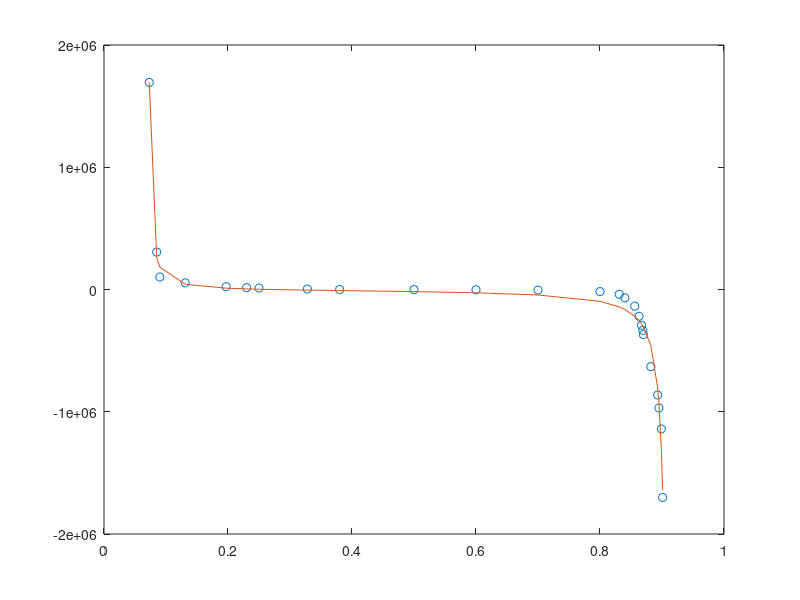

Write the MATLAB code that produced this figure.
% data1: sea-water Pc, table 4, reservoir
data{1}=[0.073 249
0.085 45
0.09 15
0.131 8
0.197 3.33
0.23 2.22
0.25 1.79
0.328 0.6
0.38 0
0.5 -0.1
0.6 -0.3
0.7 -0.7
0.8 -2.5
0.831 -5.8
0.84 -10
0.856 -20
0.863 -32.2
0.867 -43
0.869 -49.1
0.87 -54.3
0.882 -92.8
0.893 -126.9
0.895 -142.5
0.899 -167.7
0.901 -250];
% zero sulphate Pc, table 3
data{2}=[0.056 200
0.058 36.9
0.073 9.3
0.112 5.06
0.137 3.56
0.176 1.46
0.232 0.5
0.28 0
0.503 -0.8
0.606 -1.13
0.698 -2
0.768 -3
0.793 -4
0.81 -5
0.827 -13
0.84 -31.4
0.857 -79.3];
% fit model to data
pc1=data{1}(:,2)/14.7*1e5; % Pa
sw1=data{1}(:,1);
% sw_plot=linspace(0,1,5000);
% pc_plot=interp1(sw, pc, sw_plot, 'linear', 'extrap');
% plot(sw, pc, 'o', sw_plot, pc_plot)
% plot(diff(pc_plot)./diff(sw_plot))
% log(pc)=log(pce)-(1/labda)*log((sw-sw0)/(1-sw0-sor))
% ind0=find(pc==0, 1);
% p1=polyfit(sw(1:ind0-1), log(pc(1:ind0-1)), 1)
% plot(sw(1:ind0-1), log(pc(1:ind0-1)), 'o')

pc=@(sw, cwi, coi, awi, aoi, swc, sor)(cwi./((sw-swc)/(1-swc)).^awi+coi./((1-sw-sor)/(1-sor)).^aoi);
f=@(x, sw)pc(sw, x(1), x(2), x(3), x(4), 0.07, 0.09);
x=lsqcurvefit(f, [1e3, -1e3, 2, 3],sw1, pc1)
plot(sw1, pc1, 'o', sw1, f(x, sw1))